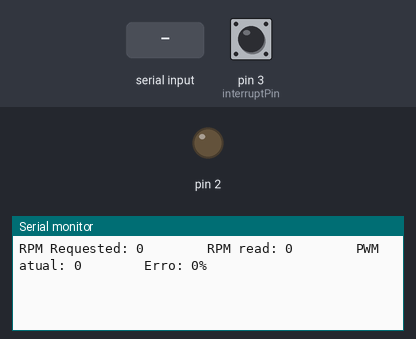
This sketch was run on a simulated Arduino Uno, built with avr-gcc and run on an emulated ATmega328P. On the bench: output pins drawn as LEDs (lit = HIGH), the last lines printed to the serial monitor. The inputs (shaded band) are chosen by the test bench; at power-on: pin 3 (interruptPin) HIGH.

Above: at 1.2 s.
1.3 s: pin 3 (interruptPin) pulled LOW for 0.15 s
At 2.8 s:
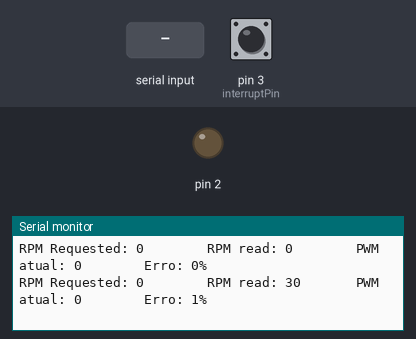
3.5 s: "90,45\n" received over Serial
At 4.8 s:
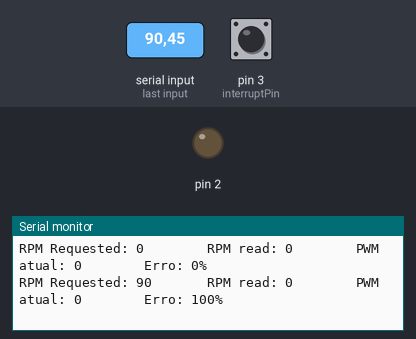
6.5 s: pin 3 (interruptPin) pulled LOW for 1 s
At 8.8 s:
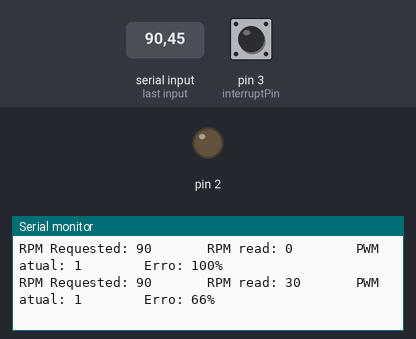
9.5 s: "200\n" received over Serial
At 10.5 s:
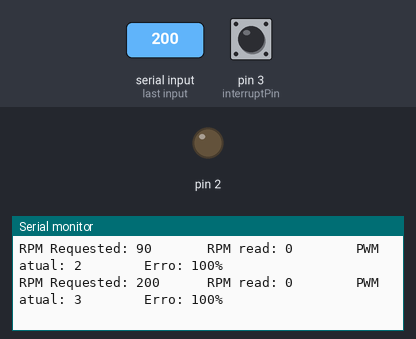
12.5 s: pin 3 (interruptPin) pulsed LOW 2 times (0.12 s each, 0.3 s apart)
At 13.8 s:
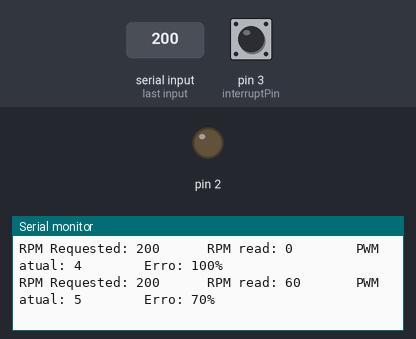
14.6 s: pin 3 (interruptPin) pulsed LOW 5 times (0.12 s each, 0.3 s apart)
At 16.8 s:
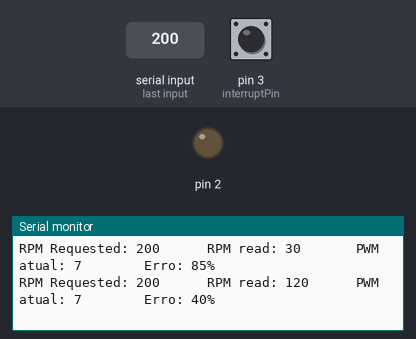
Timing chart, 0 to 18.3 s (numbered marks = the images above; inputs shaded):
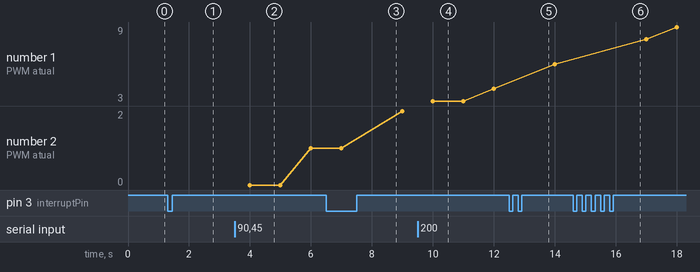

The sketch:

PWM_control.ino
```cpp
byte interruptPin = 3;
#include "TimerOne.h"

/* Definicao de um buffer */
#define MAX_BUFFER_SIZE 31
typedef struct {
  char data[MAX_BUFFER_SIZE];
  unsigned int tam_buffer;
} serial_buffer;

serial_buffer Buffer;

/* Limpa buffer */
void buffer_clean() {
  Buffer.tam_buffer = 0;
}

/* Adiciona caractere ao buffer */
int buffer_add(char c_in) {
  if (Buffer.tam_buffer < MAX_BUFFER_SIZE) {
    Buffer.data[Buffer.tam_buffer++] = c_in;
    return 1;
  }
  return 0;
}

/* Funcao que compara duas strings */
int str_cmp(char *s1, char *s2, int len) {
  int i;
  for (i=0; i<len; i++) {
    if (s1[i] != s2[i]) return 0;
    if (s1[i] == '\0') return 1;
  }
  return 1;
}

/* Configuracao dos pinos para operacao do sensor */
int flag_check_command = 0;
void setup() {
 Serial.begin(9600);
 pinMode(interruptPin, INPUT_PULLUP);
 attachInterrupt(digitalPinToInterrupt(3), infrared_read, RISING);
 Timer1.initialize(250000*4);
 Timer1.attachInterrupt(temporizador);
}

/* Ao receber evento da UART */
void serialEvent() {
  char c;
  while (Serial.available()) {
    c = Serial.read();
    if (c=='\n') {
      buffer_add('\0'); /* Se recebeu um fim de linha, coloca um terminador de string no buffer */
      flag_check_command = 1;
    } else {
     buffer_add(c);
    }
  }
}

unsigned long flag = 0;
volatile unsigned long count = 0;
int rpm_read;
int rpm_request = 0;
float pwm_atual = 0;
int pwm_atual_int = 0;

/* Recebimento de valor de RPM desejado pelo usuario */
void loop() {
  if (flag_check_command == 1) {
      sscanf(Buffer.data, "%d", &rpm_request);
  }
}

/* Contagem do numero de interrupcoes do sensor infravermelho */
void infrared_read(){
  count++;
}

/* PWM */
void temporizador(){
  char out_buffer[127];
  rpm_read = count*30;
  count = 0;
  long e = rpm_request - rpm_read;
  float kp = 0.0045; /* Ganho proporcional do feedback negativo */

  pwm_atual = pwm_atual + e*kp; /* Feedback negativo */
  pwm_atual_int = (int)pwm_atual;
  long e_percent = abs(e*100/rpm_request); /* Erro percentual */
  if(e == 0){
    e_percent = 0;
  }
  analogWrite(2,pwm_atual); /* Sinal PWM enviado ao motor */
  sprintf(out_buffer, "RPM Requested: %-8d RPM read: %-8d PWM atual: %-8d Erro: %ld%% \n", rpm_request, rpm_read, pwm_atual_int, e_percent);
  Serial.print(out_buffer);
  buffer_clean();

}
```

Measured:
- after the input at 1.3 s, the serial monitor: prints a new line after 0.70 s (image 1)
- after the input at 3.5 s, the serial monitor: prints a new line after 0.50 s (image 2)
- after the input at 6.5 s, the serial monitor: prints a new line after 1.5 s (image 3)
- after the input at 9.5 s, the serial monitor: prints a new line after 0.50 s (image 4)
- after the input at 12.5 s, the serial monitor: prints a new line after 0.50 s (image 5)
- after the input at 14.6 s, the serial monitor: prints a new line after 0.40 s (image 6)
